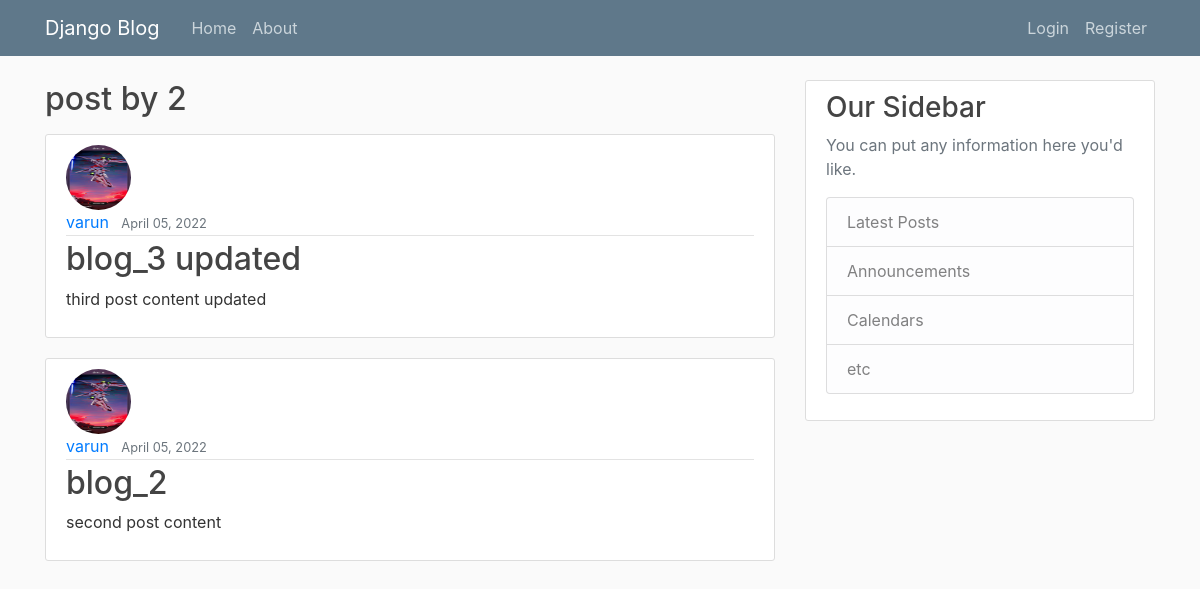
Page /user/varun on the earlier database version.
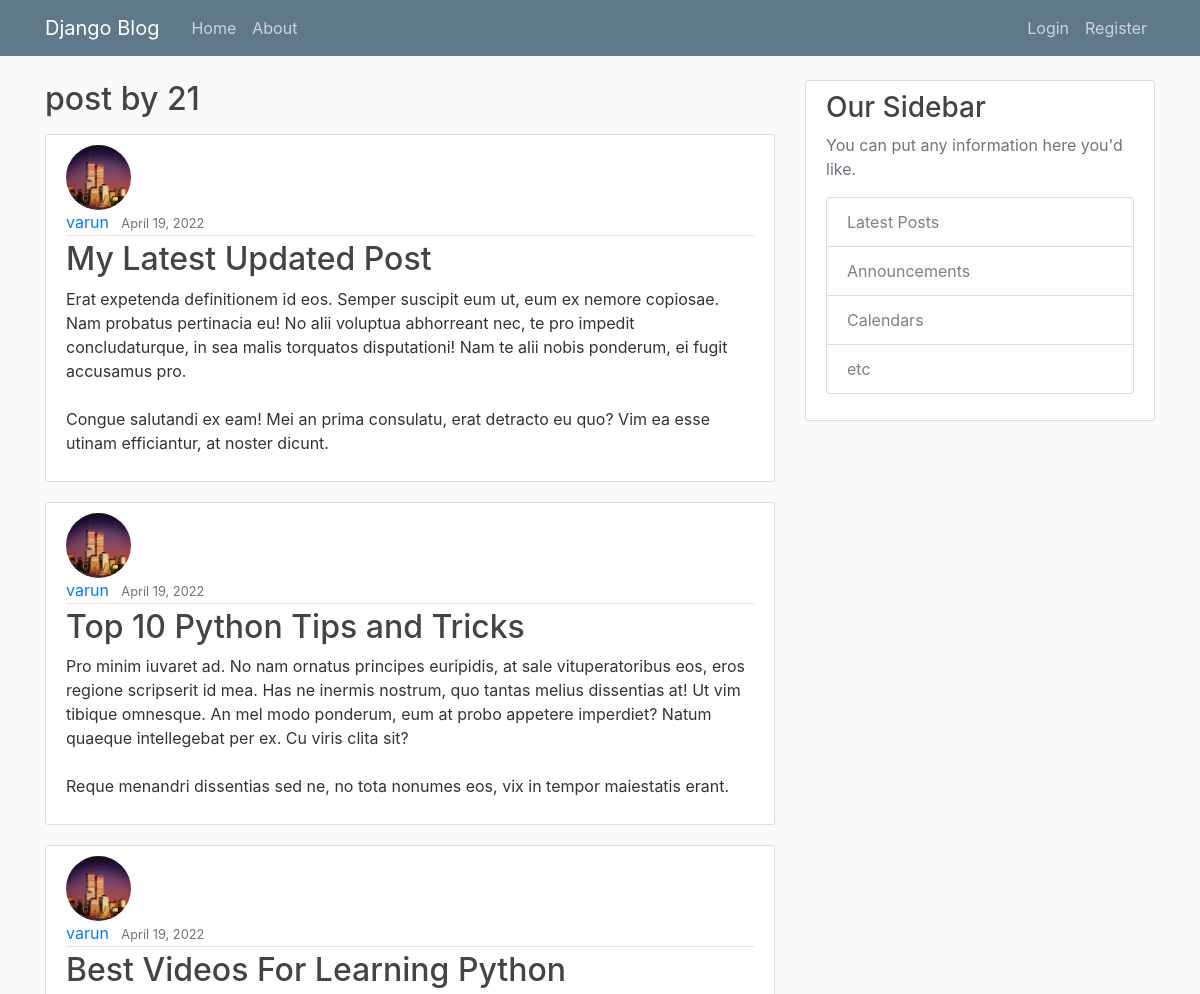
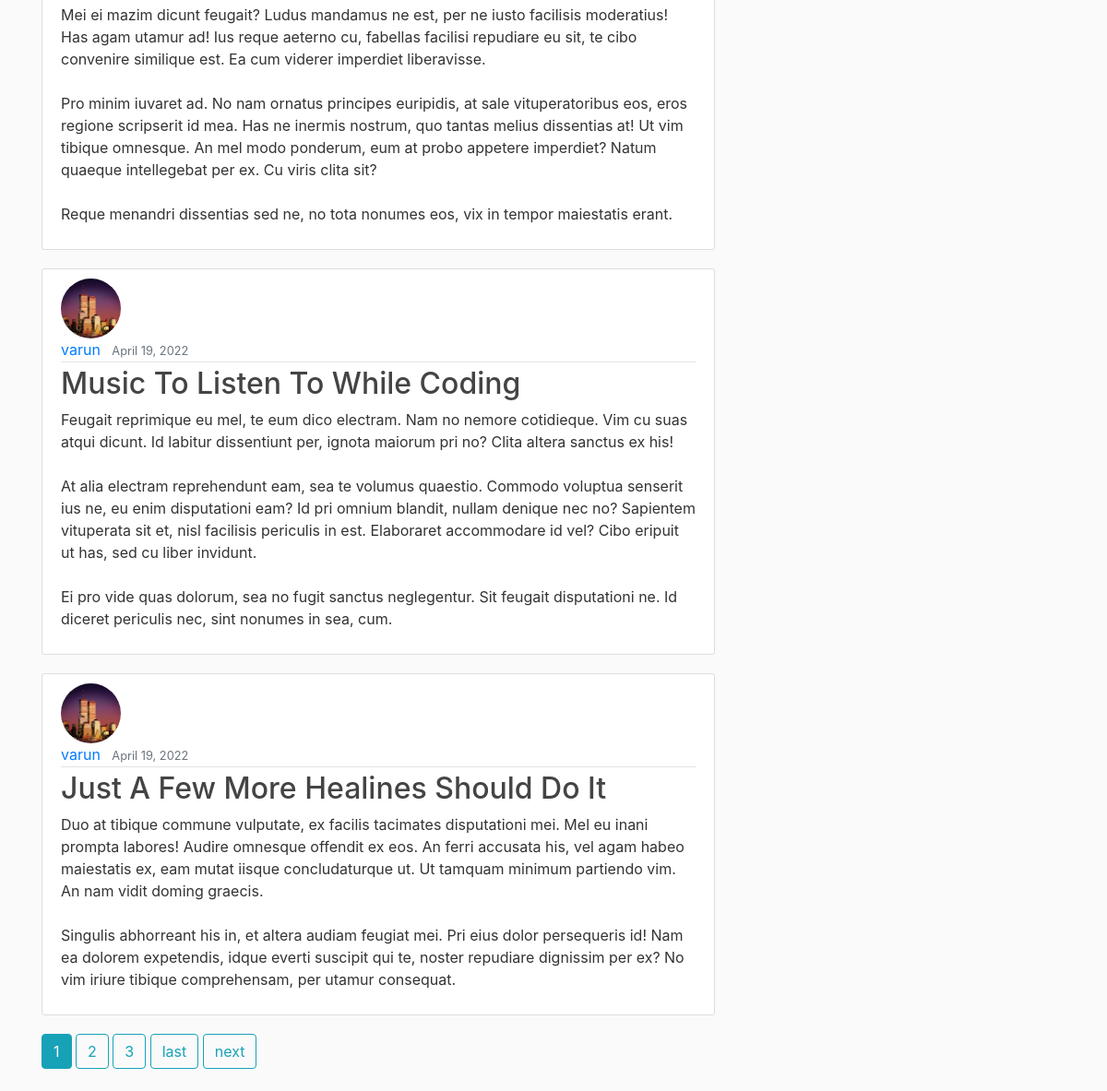
Same page on the later database version (2 pictures, top to bottom).
### blog/models.py (models this page shows, shortened)
class Post(models.Model):
    title = models.CharField(max_length =100)
    content= models.TextField()
    date_added = models.DateTimeField(default=timezone.now)
    author = models.ForeignKey(User,on_delete=models.CASCADE)

### users/models.py (models this page shows, shortened)
class Profile(models.Model):
    user = models.OneToOneField(User,on_delete=models.CASCADE)
    image= models.ImageField(default ='default.jpg', upload_to ='profile_pics')

### blog/views.py (the view)
# urls.py: path("user/<str:username>", UserPostListView.as_view(),name="user-posts"),
class UserPostListView(ListView):
    model = Post
    template_name = 'blog/user_posts.html'
    context_object_name= 'post'
    paginate_by = 5
    def get_queryset(self):
         user = get_object_or_404(User,username=self.kwargs.get('username'))
         return Post.objects.filter(author=user).order_by('-date_added')

### blog/Templates/blog/user_posts.html (shortened to what this page needs)
   {%extends "blog/base.html"%}
    {%block content%}
   <h2 class = "mb-3">post by {{views.kwargs.username}} {{page_obj.paginator.count}}</h2>
     {% for item in post%}
      <article class="media content-section">
  <div class="media-body">
  <img class="rounded-circle article-img" src = "{{item.author.profile.image.url}}">
    <div class="article-metadata">
      <a class="mr-2" href="{% url 'user-posts' item.author.username%}">{{ item.author }}</a>
      <small class="text-muted">{{ item.date_added|date:"F d, Y" }}</small>
    </div>
    <h2><a class="article-title" href="{% url 'post-detail' item.id %}">{{ item.title }}</a></h2>
    <p class="article-content">{{ item.content }}</p>
  </div>
</article>
    {%endfor%}
    {% if is_paginated%}
       {%for num in page_obj.paginator.page_range%}
          {%if page_obj.number == num%}
              <a class = "btn btn-info mb-4" href ="?page={{num}}">{{num}}</a>
          {%elif num > page_obj.number|add:"-3" and num < page_obj.number|add:"3" %}
             <a class = "btn btn-outline-info mb-4" href ="?page={{num}}">{{num}}</a>
             {%endif%}
      {%endfor%}
       {%if page_obj.has_next %}
            <a class = "btn btn-outline-info mb-4" href ="?page={{page_obj.paginator.num}}">last</a>
       <a class = "btn btn-outline-info mb-4" href ="?page={{page_obj.next_page_number}}">next</a>
       {%endif%}
    {%endif%}
    {%endblock%}

### blog/Templates/blog/base.html (shortened to what this page needs)
{%load static%}
<!DOCTYPE html>
<html>
<head>
    <link rel="stylesheet" href="https://cdn.jsdelivr.net/npm/bootstrap@4.0.0/dist/css/bootstrap.min.css">
    <link rel="stylesheet" type ="text/css" href = "{%static 'blog/main.css' %}">
</head>
<body>
        <header class="site-header">
          <nav class="navbar navbar-expand-md navbar-dark bg-steel fixed-top">
            <div class="container">
              <a class="navbar-brand mr-4" href="{% url 'blog-home' %}">Django Blog</a>
              <div class="collapse navbar-collapse" id="navbarToggle">
                <div class="navbar-nav mr-auto">
                  <a class="nav-item nav-link" href = "{%url 'blog-home' %}">Home</a>
                  <a class="nav-item nav-link" href= "{% url 'blog-about' %}">About</a>
                </div>
                <div class="navbar-nav">
                {% if user.is_authenticated%}
                     <a class="nav-item nav-link" href={%url "logout"%}>Logout</a>
                      <a class="nav-item nav-link" href={%url "post-create"%}>new post</a>
                     <a class="nav-item nav-link" href={%url "profile"%}>profile</a>
                {%else%}
                  <a class="nav-item nav-link" href={%url "login"%}>Login</a>
                  <a class="nav-item nav-link" href={%url "register"%}>Register</a>
                  {%endif%}
                </div>
              </div>
            </div>
          </nav>
        </header>
        <main role="main" class="container">
  <div class="row">
    <div class="col-md-8">
      {% block content %}{% endblock %}
    </div>
    <div class="col-md-4">
      <div class="content-section">
        <h3>Our Sidebar</h3>
        <p class='text-muted'>You can put any information here you'd like.
          <ul class="list-group">
            <li class="list-group-item list-group-item-light">Latest Posts</li>
            <li class="list-group-item list-group-item-light">Announcements</li>
            <li class="list-group-item list-group-item-light">Calendars</li>
            <li class="list-group-item list-group-item-light">etc</li>
          </ul>
        </p>
      </div>
    </div>
  </div>
</main>
  </body>
     </body>
     </html>

### blog/Static/blog/main.css (style rules this page uses)
body { background: #fafafa; color: #333333; margin-top: 5rem; }
h1, h2, h3, h4, h5, h6 { color: #444444; }
ul { margin: 0; }
.bg-steel { background-color: #5f788a; }
.site-header .navbar-nav .nav-link { color: #cbd5db; }
.content-section { background: #ffffff; padding: 10px 20px; border: 1px solid #dddddd; border-radius: 3px; margin-bottom: 20px; }
.article-title { color: #444444; }
.article-content { white-space: pre-line; }
.article-img { height: 65px; width: 65px; margin-right: 16px; }
.article-metadata { padding-bottom: 1px; margin-bottom: 4px; border-bottom: 1px solid #e3e3e3 }

Differences in the rows shown:
removed Post: author.profile.image (picture), author "varun", date_added "April 05, 2022", title "blog_3 updated", content "third post content updated"
no longer on this page (row unchanged): Post: author.profile.image (picture), author "varun", date_added "April 05, 2022", title "blog_2", content "second post content"
added Post: author.profile.image (placeholder picture), author "varun", date_added "April 19, 2022", title "My Latest Updated Post", content "Erat expetenda definitionem id eos. Semper suscipit eum ut, eum ex nemore copiosae. Nam probatus pertinacia eu! No alii voluptua abhorreant nec, te pro impedit concludaturque, in sea malis torquatos disputationi! Nam te alii nobis ponderum, ei fugit accusamus pro. Congue salutandi ex eam! Mei an prima consulatu, erat detracto eu quo? Vim ea esse utinam efficiantur, at noster dicunt."
added Post: author.profile.image (placeholder picture), author "varun", date_added "April 19, 2022", title "Top 10 Python Tips and Tricks", content "Pro minim iuvaret ad. No nam ornatus principes euripidis, at sale vituperatoribus eos, eros regione scripserit id mea. Has ne inermis nostrum, quo tantas melius dissentias at! Ut vim tibique omnesque. An mel modo ponderum, eum at probo appetere imperdiet? Natum quaeque intellegebat per ex. Cu viris clita sit? Reque menandri dissentias sed ne, no tota nonumes eos, vix in tempor maiestatis erant."
added Post: author.profile.image (placeholder picture), author "varun", date_added "April 19, 2022", title "Best Videos For Learning Python", content "Mei ei mazim dicunt feugait? Ludus mandamus ne est, per ne iusto facilisis moderatius! Has agam utamur ad! Ius reque aeterno cu, fabellas facilisi repudiare eu sit, te cibo convenire similique est. Ea cum viderer imperdiet liberavisse. Pro minim iuvaret ad. No nam ornatus principes euripidis, at sale vituperatoribus eos, eros regione scripserit id mea. Has ne inermis nostrum, quo tantas melius dissentias at! Ut vim tibique omnesque. An mel modo ponderum, eum at probo appetere imperdiet? Natum quaeque intellegebat per ex. Cu viris clita sit? Reque menandri dissentias sed ne, no tota nonumes eos, vix in tempor maiestatis erant."
added Post: author.profile.image (placeholder picture), author "varun", date_added "April 19, 2022", title "Music To Listen To While Coding", content "Feugait reprimique eu mel, te eum dico electram. Nam no nemore cotidieque. Vim cu suas atqui dicunt. Id labitur dissentiunt per, ignota maiorum pri no? Clita altera sanctus ex his! At alia electram reprehendunt eam, sea te volumus quaestio. Commodo voluptua senserit ius ne, eu enim disputationi eam? Id pri omnium blandit, nullam denique nec no? Sapientem vituperata sit et, nisl facilisis periculis in est. Elaboraret accommodare id vel? Cibo eripuit ut has, sed cu liber invidunt. Ei pro vide quas dolorum, sea no fugit sanctus neglegentur. Sit feugait disputationi ne. Id diceret periculis nec, sint nonumes in sea, cum."
added Post: author.profile.image (placeholder picture), author "varun", date_added "April 19, 2022", title "Just A Few More Healines Should Do It", content "Duo at tibique commune vulputate, ex facilis tacimates disputationi mei. Mel eu inani prompta labores! Audire omnesque offendit ex eos. An ferri accusata his, vel agam habeo maiestatis ex, eam mutat iisque concludaturque ut. Ut tamquam minimum partiendo vim. An nam vidit doming graecis. Singulis abhorreant his in, et altera audiam feugiat mei. Pri eius dolor persequeris id! Nam ea dolorem expetendis, idque everti suscipit qui te, noster repudiare dignissim per ex? No vim iriure tibique comprehensam, per utamur consequat."
Other differences:
{{ page_obj.paginator.count }}: "2" → "21"
new list line: "1"
new list line: "2"
new list line: "3"
text now shown: "last next"
